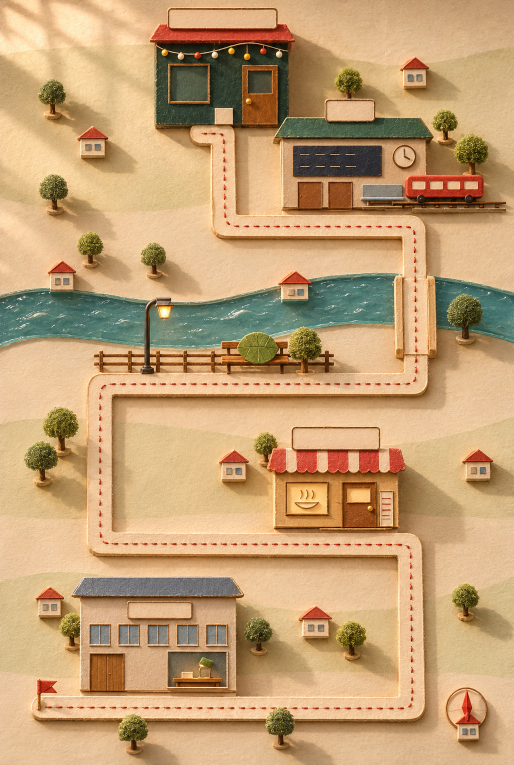
#> input picture gen/a4-map.png, 1028 x 1529 px (shown at 1/2 size)
$ python cut-a4.py
#> lines starting #> are read from the running program, lines starting #| are printed output that depends on the picture; after the words box and inside, x2 and y2 are one past the last pixel; in counts of white or black regions, pixels touching at a corner belong together; long printed decimals are rounded
"""第四幕分层：把长椅上的那片叶子从微缩小镇底图里切出来（要能被拖开），底图上叶子的位置补成长椅。
python tools/cut-a4.py → app/assets/scene/a4-map.webp（已补）、a4-leaf.webp，layers/a4/*.png"""
import numpy as np, cv2
from pathlib import Path
from PIL import Image
ROOT = Path(__file__).resolve().parent.parent
SC = ROOT / 'app' / 'assets' / 'scene'; LAY = ROOT / 'layers' / 'a4'; LAY.mkdir(parents=True, exist_ok=True)
im = np.asarray(Image.open(ROOT / 'gen' / 'a4-map.png').convert('RGB')).astype(np.float32) / 255
H, W = im.shape[:2]; K = W / 760
#> after `H, W = im.shape[:2]`: H = 1529; W = 1028
#> after `K = W / 760`: K = 1.35
x0, y0, x1, y1 = [int(v * K) for v in (332, 482, 428, 556)]          # 叶子所在的范围（世界坐标 → 像素）
#> x0 = 449; y0 = 651; x1 = 578; y1 = 752
sub = im[y0:y1, x0:x1]
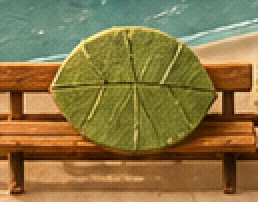
#> sub: shape (101, 129, 3) float32 (shown 2 times larger); mean R, G, B 0.541, 0.461, 0.265
leaf = np.zeros(sub.shape[:2], np.uint8)
cv2.ellipse(leaf, (int((381 - 332) * K), int((518 - 482) * K)), (int(32 * K), int(23 * K)), -8, 0, 360, 1, -1)   # 叶子：手工给的椭圆（颜色阈值会漏掉被暖光照黄的那半片）
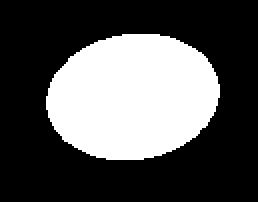
#> leaf: shape (101, 129) (shown 2 times larger); values 0 (black) and 1 (white), 33% white; 1 white region, box (x1, y1, x2, y2) and area: (23, 17, 110, 80) 4298
alpha = cv2.GaussianBlur(leaf.astype(np.float32), (0, 0), 1.2)
spr = np.dstack([sub, alpha])
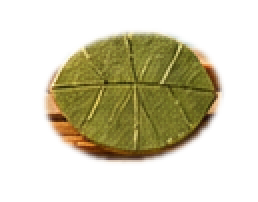
#> spr: shape (101, 129, 4) float32 (shown 2 times larger); mean R, G, B, A 0.541, 0.461, 0.265, 0.33; transparent parts drawn white
ys, xs = np.where(leaf > 0); bx0, bx1, by0, by1 = max(0, xs.min() - 4), min(sub.shape[1], xs.max() + 5), max(0, ys.min() - 4), min(sub.shape[0], ys.max() + 5)
#> after `ys, xs = np.where(leaf > 0)`: ys = 4298 values from 17 to 79
#> after `bx0, bx1, by0, by1 = (max(0, xs.min() - 4), min(sub.shape[1], xs.max()`: bx0 = 19; bx1 = 114; by0 = 13; by1 = 84
out = Image.fromarray((np.clip(spr[by0:by1, bx0:bx1], 0, 1) * 255).astype(np.uint8), 'RGBA')
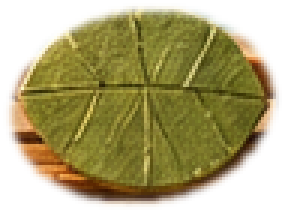
#> out: PIL image 95x71 RGBA (shown 3 times larger); mean R, G, B, A 132.7, 114.5, 53.6, 162.3; transparent parts drawn white
out.save(LAY / 'a4-leaf.png'); out.save(SC / 'a4-leaf.webp', quality=92, method=6)
print('leaf world box', [(x0 + bx0) / K, (y0 + by0) / K, (bx1 - bx0) / K, (by1 - by0) / K])
#| leaf world box [345.992, 490.895, 70.233, 52.490]
# 底图：叶子的位置补成长椅
mask = np.zeros((H, W), np.uint8); mask[y0:y1, x0:x1] = cv2.dilate(leaf, np.ones((11, 11), np.uint8)) * 255
#> after `mask[y0:y1, x0:x1] = cv2.dilate(leaf, np.ones((11, 11), np.uint8)) * 2`:
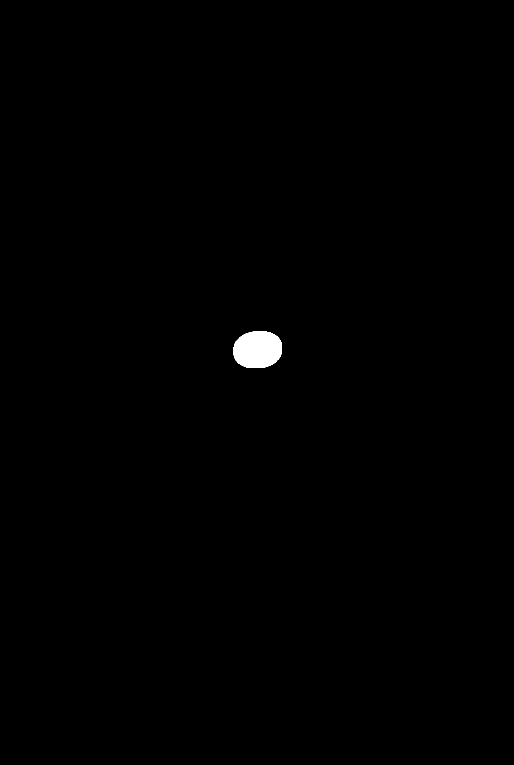
#> mask: shape (1529, 1028) (shown at 1/2 size); 0.38% white; 1 white region, box (x1, y1, x2, y2) and area: (467, 663, 564, 736) 5898
# 长椅的木条是横向的：每一行用叶子左右两侧的颜色横向过渡补上（比通用的修补算法更像木条）
fx = (im * 255).astype(np.uint8).copy().astype(np.float32)
for yy in range(y0, y1):
    xs_ = np.where(mask[yy] > 0)[0]
    if not len(xs_): continue
    l, r_ = xs_.min() - 2, xs_.max() + 2
    cl = fx[yy, l - 4:l].mean(axis=0); cr = fx[yy, r_:r_ + 4].mean(axis=0)
    t = np.linspace(0, 1, r_ - l)[:, None]
    fx[yy, l:r_] = cl * (1 - t) + cr * t + np.random.default_rng(yy).normal(0, 2.2, (r_ - l, 3))
#> this loop made 101 passes
#> (cl, cr) on passes 13 to 24: ([102, 141.8, 126.5], [108.5, 145.2, 132.2]), ([116.5, 154.8, 136.5], [104.2, 142.5, 127.5]), ([108.5, 145, 129.2], [91.75, 131.8, 117.2]), ([111.8, 149.5, 128.8], [88, 130, 115]), ([113, 148.5, 130], [167.2, 190.5, 174.5]), ([122.8, 157, 136.2], [157, 185.2, 168.5]), ([117.8, 152.2, 134.8], [145.2, 183, 166.2]), ([116.8, 153, 134.8], [141.2, 181.2, 161.8]), ([109.2, 147.2, 129.8], [167, 181, 153.5]), ([104.5, 144, 126.2], [230, 198.8, 150.2]), ([100.5, 140, 123], [193.8, 159.2, 110.5]), ([106.8, 145.5, 126.5], [188.5, 156, 110])
blur = cv2.GaussianBlur(fx, (0, 0), 0.8); m3 = (cv2.GaussianBlur(mask.astype(np.float32) / 255, (0, 0), 2))[..., None]
fixed = np.clip(fx * (1 - m3) + blur * m3, 0, 255).astype(np.uint8)
Image.fromarray(fixed).save(LAY / 'a4-map-noleaf.png'); Image.fromarray(fixed).save(SC / 'a4-map.webp', quality=88, method=6)
Image.fromarray(fixed[y0 - 40:y1 + 40, x0 - 60:x1 + 60]).save(ROOT / 'work' / '_a4-noleaf.png')
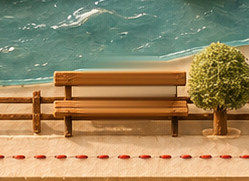
#> saved as _a4-noleaf.png: PIL image 249x181 RGB; mean R, G, B 153, 134.9, 97.4

$ run again, with gen/a1-closed.png copied over gen/a4-map.png
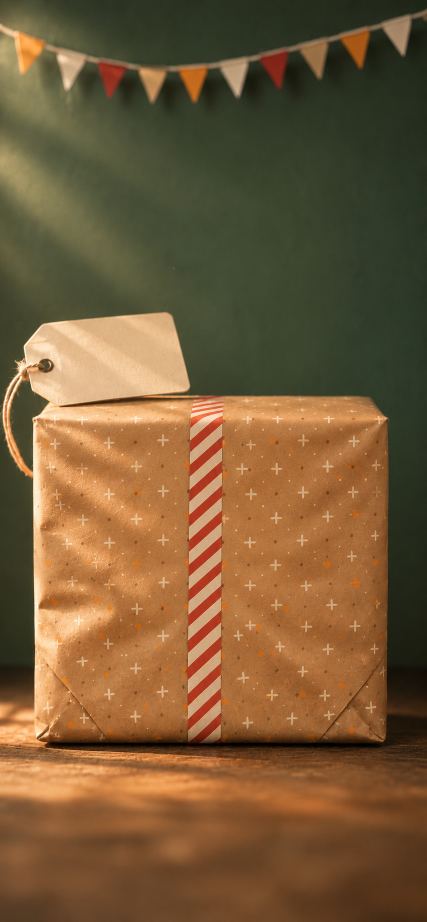
#> input picture gen/a1-closed.png, 853 x 1844 px (shown at 1/2 size)
#> `cv2.ellipse(leaf, (int((381 - 332) * K), int((518 - 482) * K)), (int(3..`:
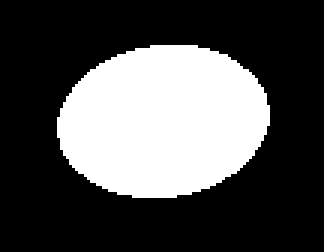
#> leaf: shape (84, 108) (shown 3 times larger); values 0 (black) and 1 (white), 31.2% white; 1 white region, box (x1, y1, x2, y2) and area: (19, 15, 90, 66) 2830
#| leaf world box [344.807, 490.926, 70.387, 52.567]
#> mask: shape (1844, 853); 0.26% white; 1 white region, box (x1, y1, x2, y2) and area: (386, 550, 467, 611) 4150
#> the loop `for yy in range(y0, y1):` made 84 passes
#> (cl, cr) on passes 11 to 18: ([68.5, 77.75, 53.25], [68.75, 77.25, 53.5]), ([68, 78.25, 52.5], [68, 77.5, 53.25]), ([67.75, 77.25, 52], [67.75, 76.75, 53]), ([68, 77.75, 51.75], [67.75, 76.75, 52.5]), ([67.25, 77, 51.5], [66.75, 76.25, 52]), ([68, 77.75, 52.5], [66.75, 76.25, 52]), ([68.5, 78.25, 52.5], [66.25, 75.75, 52]), ([68.25, 78.5, 52.5], [67, 76, 52.25])
#> `Image.fromarray(fixed[y0 - 40:y1 + 40, x0 - 60:x1 + 60]).save(ROOT / '..`:
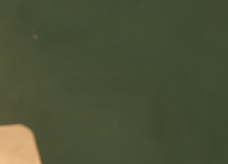
#> saved as _a4-noleaf.png: PIL image 228x164 RGB; mean R, G, B 74.9, 80.7, 54.8
